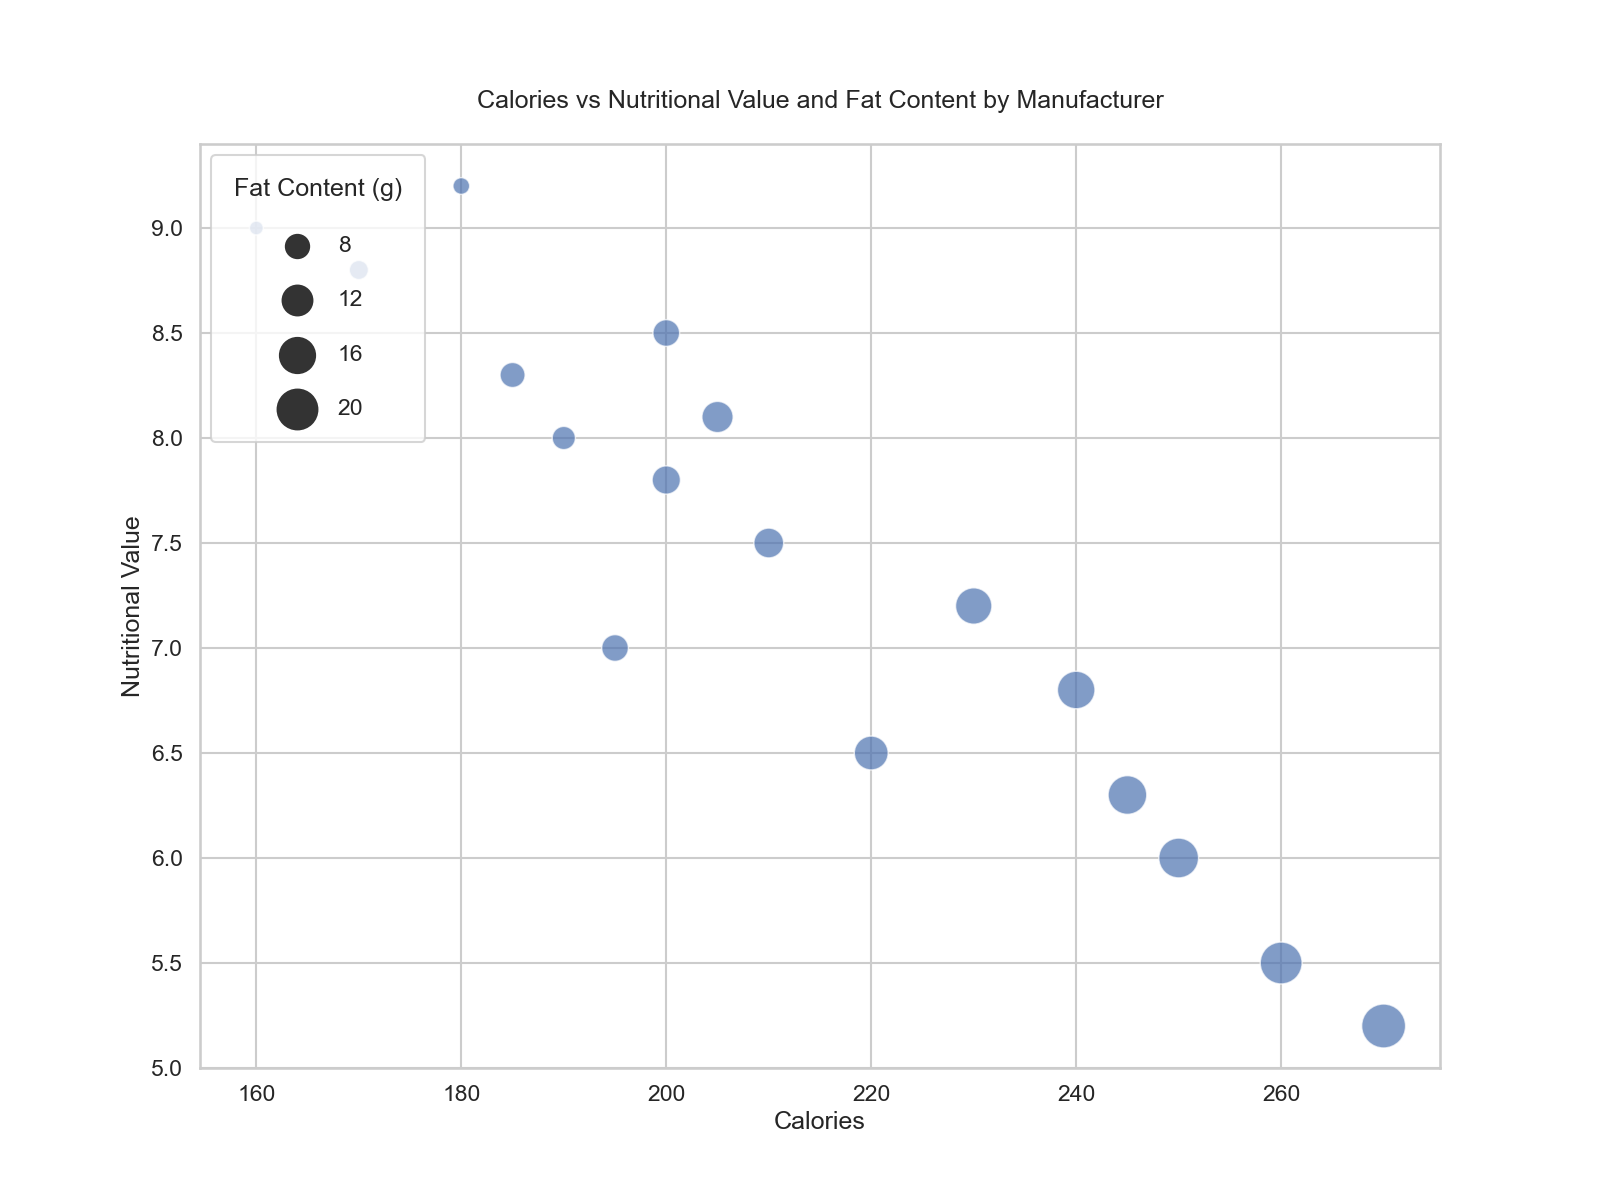

Recreate this plot in Python.

import pandas as pd
import seaborn as sns
import matplotlib.pyplot as plt

data = pd.DataFrame({
    "Manufacturer": ["Samsung", "Apple", "Huawei", "Xiaomi", "Oppo", 
                     "Vivo", "Motorola", "Lenovo", "LG", "Nokia", 
                     "Sony", "HTC", "Google", "OnePlus", "Realme", "BlackBerry", "Asus"],
    "NutritionalValue": [8.5, 9.2, 7.5, 8.0, 6.5, 7.0, 6.0, 6.8, 5.5, 7.2, 8.8, 5.2, 9.0, 8.3, 7.8, 6.3, 8.1],
    "Calories": [200, 180, 210, 190, 220, 195, 250, 240, 260, 230, 170, 270, 160, 185, 200, 245, 205],
    "FatContent": [10, 5, 12, 8, 15, 10, 20, 18, 22, 17, 6, 24, 4, 9, 11, 19, 13],
    "Popularity": [95, 90, 85, 80, 75, 70, 65, 60, 55, 50, 45, 40, 35, 30, 25, 50, 65],
})

plt.figure(figsize=(16, 12))
bubble_chart = sns.scatterplot(data=data, x="Calories", y="NutritionalValue", size="FatContent",
                               sizes=(100, 1000), alpha=0.7, palette=["#FF6347", "#4682B4", "#9ACD32", 
                               "#DAA520", "#BA55D3", "#40E0D0", "#FF4500", "#8B0000",
                               "#2E8B57", "#6A5ACD", "#FFD700", "#008080", "#D2691E",
                               "#B0E0E6", "#C71585", "#808000", "#FF69B4"])

bubble_chart.set_xlabel("Calories")
bubble_chart.set_ylabel("Nutritional Value")
bubble_chart.set_title("Calories vs Nutritional Value and Fat Content by Manufacturer", y=1.03)

h, lbls = bubble_chart.get_legend_handles_labels()
bubble_chart.legend(h[1:5], lbls[1:5], title="Fat Content (g)", borderpad=1, loc='upper left', labelspacing=1.5)

plt.show()
